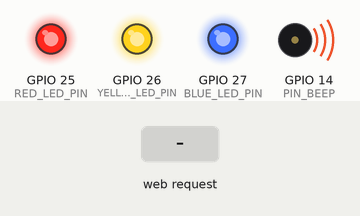
The sketch below on a simulated ESP32. Parts: output pins drawn as LEDs (lit = HIGH), buzzer (waves = sounding, pin HIGH). Inputs (shaded band) come from the test bench.

Above: at 1.2 s.
1.3 s: HTTP request GET /beep received
At 1.55 s:
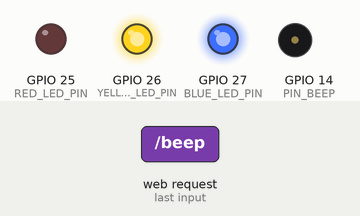
Timing chart, 0 to 4.3 s (numbered marks = the images above; inputs shaded):
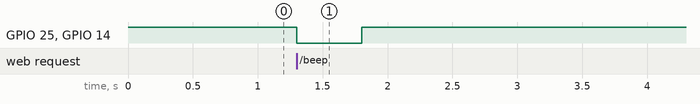

Measured:
- after the input at 1.3 s, GPIO 25 (RED_LED_PIN), GPIO 14 (PIN_BEEP): HIGH → LOW at once, → HIGH 0.50 s later

The sketch:

beep_deep.ino
```cpp
#include <WiFi.h>
#include <WebServer.h>
#include "myHtml.h"
#include "led.h"
#include "beep.h"

// WiFi AP 설정
const char* AP_SSID = "홍길동";
IPAddress local_IP(192,168,4,1);
IPAddress gateway(192,168,4,1);
IPAddress subnet(255,255,255,0);

constexpr uint8_t PIN_BEEP = 14;
Beeper beeper(PIN_BEEP, true);

WebServer server(80);

void sendHtml() {
  String html = all_HTML;
  html.replace("%SSID%", AP_SSID);
  html.replace("%APIP%", WiFi.softAPIP().toString());
  server.send(200, "text/html; charset=UTF-8", html);
}

void setup() {
  Serial.begin(115200);

  WiFi.mode(WIFI_AP);
  WiFi.softAPConfig(local_IP, gateway, subnet);
  WiFi.softAP(AP_SSID);

  setupLED();       // LED 초기화
  beeper.begin();   // Beeper 초기화

  server.on("/", [](){ sendHtml(); });
  server.on("/beep", [](){
    beeper.trigger(500); // 0.5초 동작
    server.send(200, "text/plain; charset=UTF-8", "삐—! 0.5초 동작");
  });

  server.begin();
}

void loop() {
  server.handleClient();
  beeper.update();
}
```

beep.cpp
```cpp
#include "beep.h"
#include "led.h"  // setRedLED 사용

Beeper::Beeper(uint8_t pin, bool activeLow)
: _pin(pin), _activeLow(activeLow), _active(false), _until(0) {}

void Beeper::begin() {
  pinMode(_pin, OUTPUT);
  // Active-Low → HIGH = OFF
  digitalWrite(_pin, _activeLow ? HIGH : LOW);
}

void Beeper::trigger(uint32_t ms) {
  // 비프 On
  digitalWrite(_pin, _activeLow ? LOW : HIGH);
  setRedLED(255); // 빨간 LED On
  _active = true;
  _until = millis() + ms;
}

void Beeper::update() {
  if (_active && (int32_t)(millis() - _until) >= 0) {
    // 비프 Off
    digitalWrite(_pin, _activeLow ? HIGH : LOW);
    setRedLED(0); // 빨간 LED Off
    _active = false;
  }
}

bool Beeper::isActive() const {
  return _active;
}
```

beep.h
```cpp
#ifndef BEEP_H
#define BEEP_H

#include <Arduino.h>

class Beeper {
public:
  Beeper(uint8_t pin, bool activeLow = true);

  void begin();
  void trigger(uint32_t ms);
  void update();
  bool isActive() const;

private:
  uint8_t  _pin;
  bool     _activeLow;
  bool     _active;
  uint32_t _until;
};

#endif
```

led.cpp
```cpp
#include "led.h"
#include <Arduino.h>

const int RED_LED_PIN = 25;
const int YELLOW_LED_PIN = 26;
const int BLUE_LED_PIN = 27;

void setupLED() {
  // LED 핀을 출력으로 설정
  pinMode(RED_LED_PIN, OUTPUT);
  pinMode(YELLOW_LED_PIN, OUTPUT);
  pinMode(BLUE_LED_PIN, OUTPUT);

  // 초기에는 모든 LED 끄기
  setRedLED(0);
  setYellowLED(0);
  setBlueLED(0);
}

void setRedLED(int brightness) {
  // Low에서 On이므로 반전 (255 - brightness)
  analogWrite(RED_LED_PIN, 255 - brightness);
}

void setYellowLED(int brightness) {
  // Low에서 On이므로 반전 (255 - brightness)
  analogWrite(YELLOW_LED_PIN, 255 - brightness);
}

void setBlueLED(int brightness) {
  // Low에서 On이므로 반전 (255 - brightness)
  analogWrite(BLUE_LED_PIN, 255 - brightness);
}
```

led.h
```cpp
#ifndef LED_H
#define LED_H

void setupLED();
void setRedLED(int brightness);
void setYellowLED(int brightness);
void setBlueLED(int brightness);

#endif
```

myHtml.h
```cpp
#pragma once

const char* all_HTML = R"**(
<!DOCTYPE html>
<html lang="ko">
<head>
  <meta charset="UTF-8">
  <title>ESP32 Beep Demo</title>
  <style>
    body { font-family: sans-serif; text-align:center; margin-top:50px; }
    button { font-size:20px; padding:15px 25px; background:#ff9800; color:#fff; border:none; border-radius:12px; cursor:pointer; }
    button:disabled { opacity:0.5; }
    .info { margin-top:20px; font-size:18px; }
  </style>
</head>
<body>
  <h1>🔔 ESP32 비프 테스트</h1>
  <p class="info">AP SSID: <b>%SSID%</b> <br> IP: <b>%APIP%</b></p>
  <button id="beepBtn" onclick="doBeep()">삐— (0.5초)</button>
  <p id="status">대기 중</p>

<script>
async function doBeep(){
  const btn = document.getElementById("beepBtn");
  const st = document.getElementById("status");
  btn.disabled = true;
  st.textContent = "동작 중...";
  try {
    const res = await fetch("/beep");
    const txt = await res.text();
    st.textContent = txt;
  } catch(e) {
    st.textContent = "오류 발생";
  }
  setTimeout(()=>{ btn.disabled=false; st.textContent="대기 중"; }, 700);
}
</script>
</body>
</html>
)**";
```
